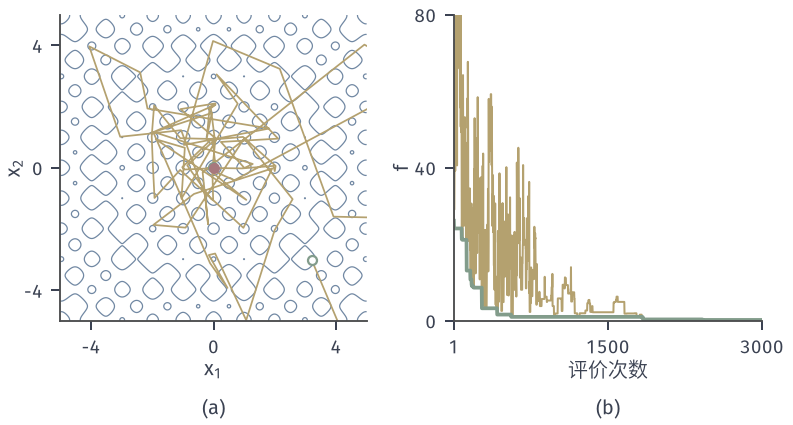

Reproduce this figure in Python.
from pathlib import Path
import sys
ROOT = next(p for p in Path(__file__).resolve().parents if (p/'build.sh').is_file() and (p/'tex/book.tex').is_file())
sys.path.insert(0, str(ROOT/'figures/00-shared/mathematical-preliminaries-upper/00-shared/comprehension-figures'))
from support import figure, save, BLUE, GREEN, YELLOW, RED, PURPLE, INK, MUTED, GRID, BLUE_FILL, GREEN_FILL, YELLOW_FILL, RED_FILL, PURPLE_FILL
import numpy as np
HERE = Path(__file__).resolve().parent
STROKE = '#4C4D4F'
def panel(fig, left, right, top, bottom, wspace=.25):
    fig.set_layout_engine(None)
    fig.subplots_adjust(left=left, right=right, top=top, bottom=bottom, wspace=wspace)
def tags(fig, axes):
    for ax, s in zip(axes, ('(a)', '(b)', '(c)', '(d)')):
        p = ax.get_position(); fig.text((p.x0+p.x1)/2, .015, s, ha='center', va='bottom')
def rastrigin(X, Y): return 20+X**2+Y**2-10*np.cos(2*np.pi*X)-10*np.cos(2*np.pi*Y)
# 二维 Rastrigin 上的模拟退火，高斯提议 sigma=0.8，几何降温 T: 25->0.05，3000 次
rng=np.random.default_rng(11)
F=lambda x: rastrigin(x[0],x[1])
x=np.array([3.2,-3.0]); fx=F(x); B=3000; T0,T1=25,.05; tr=[x.copy()]; cur=[fx]; best=[fx]; bx=x.copy(); bf=fx
for t in range(B-1):
    T=T0*(T1/T0)**(t/(B-2)); y=x+.8*rng.standard_normal(2); fy=F(y)
    if fy<=fx or rng.random()<np.exp(-(fy-fx)/T): x,fx=y,fy
    if fx<bf: bf,bx=fx,x.copy()
    tr.append(x.copy()); cur.append(fx); best.append(bf)
tr=np.array(tr); print(bf,bx,x,fx)
fig,axes=figure(width_mm=112,height_mm=60,ncols=2); panel(fig,.075,.96,.965,.245,.28)
a=axes[0]; g=np.linspace(-5,5,700); X,Y=np.meshgrid(g,g); a.contour(X,Y,rastrigin(X,Y),levels=[10,35,60],colors=[BLUE],linewidths=.5)
a.plot(tr[::18,0],tr[::18,1],color=YELLOW,lw=.7); a.plot([tr[0,0]],[tr[0,1]],'o',ms=3.6,mfc='white',mec=GREEN,mew=.9,zorder=5); a.plot([bx[0]],[bx[1]],'o',ms=4.4,color=GREEN,mew=0,zorder=6); a.plot([0],[0],'o',ms=4.4,color=RED,mew=0,zorder=7)
a.set_aspect('equal'); a.set_xlim(-5,5); a.set_ylim(-5,5); a.set_xticks([-4,0,4]); a.set_yticks([-4,0,4]); a.set_xlabel('$x_1$',labelpad=1); a.set_ylabel('$x_2$',labelpad=0)
b=axes[1]; ts=np.arange(1,B+1); b.plot(ts,cur,color=YELLOW,lw=.8); b.plot(ts,best,color=GREEN,lw=1.5)
b.set_xlim(1,B); b.set_ylim(0,80); b.set_xticks([1,1500,3000]); b.set_yticks([0,40,80]); b.set_xlabel('评价次数',labelpad=1); b.set_ylabel('$f$',labelpad=1)
tags(fig,axes); save(fig,HERE,'figure',{'sigma':.8,'T':[T0,T1],'B':B,'seed':11,'best':float(bf),'best_x':bx.tolist(),'final':float(fx)})
